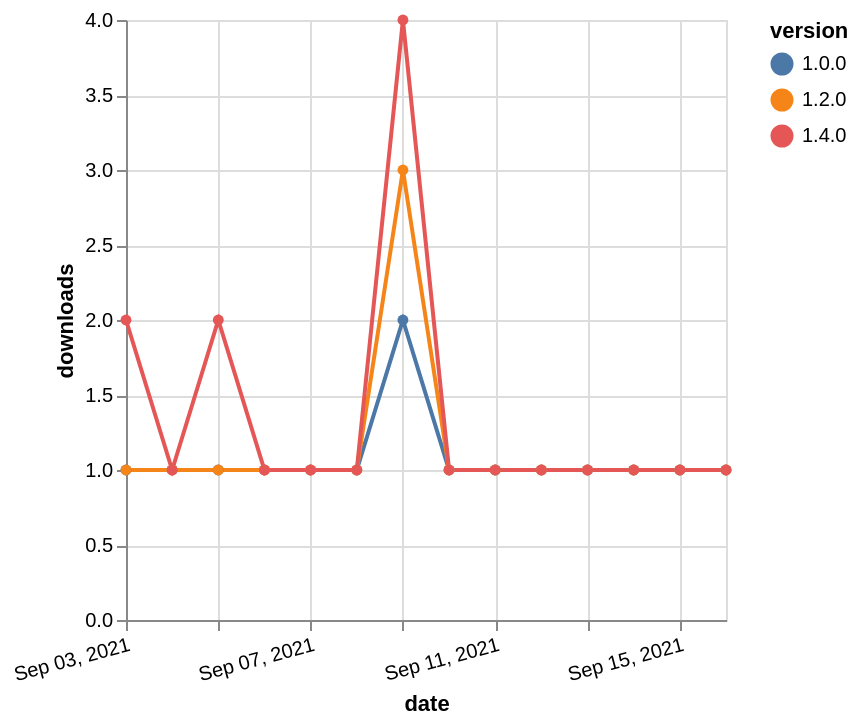

Vega-Lite specification for this chart:
### Vega-Lite specification from a JSON file in a GitHub repository (floating-point values rounded to 4 significant figures)
{"$schema": "https://vega.github.io/schema/vega-lite/v5.json", "description": "A simple bar chart with embedded data.", "data": {"values": [{"date": "2021-09-03", "total": 173, "delta": 1, "version": "1.0.0"}, {"date": "2021-09-04", "total": 174, "delta": 1, "version": "1.0.0"}, {"date": "2021-09-05", "total": 175, "delta": 1, "version": "1.0.0"}, {"date": "2021-09-06", "total": 176, "delta": 1, "version": "1.0.0"}, {"date": "2021-09-07", "total": 177, "delta": 1, "version": "1.0.0"}, {"date": "2021-09-08", "total": 178, "delta": 1, "version": "1.0.0"}, {"date": "2021-09-09", "total": 180, "delta": 2, "version": "1.0.0"}, {"date": "2021-09-10", "total": 181, "delta": 1, "version": "1.0.0"}, {"date": "2021-09-11", "total": 182, "delta": 1, "version": "1.0.0"}, {"date": "2021-09-12", "total": 183, "delta": 1, "version": "1.0.0"}, {"date": "2021-09-13", "total": 184, "delta": 1, "version": "1.0.0"}, {"date": "2021-09-14", "total": 185, "delta": 1, "version": "1.0.0"}, {"date": "2021-09-15", "total": 186, "delta": 1, "version": "1.0.0"}, {"date": "2021-09-16", "total": 187, "delta": 1, "version": "1.0.0"}, {"date": "2021-09-03", "total": 208, "delta": 1, "version": "1.2.0"}, {"date": "2021-09-04", "total": 209, "delta": 1, "version": "1.2.0"}, {"date": "2021-09-05", "total": 210, "delta": 1, "version": "1.2.0"}, {"date": "2021-09-06", "total": 211, "delta": 1, "version": "1.2.0"}, {"date": "2021-09-07", "total": 212, "delta": 1, "version": "1.2.0"}, {"date": "2021-09-08", "total": 213, "delta": 1, "version": "1.2.0"}, {"date": "2021-09-09", "total": 216, "delta": 3, "version": "1.2.0"}, {"date": "2021-09-10", "total": 217, "delta": 1, "version": "1.2.0"}, {"date": "2021-09-11", "total": 218, "delta": 1, "version": "1.2.0"}, {"date": "2021-09-12", "total": 219, "delta": 1, "version": "1.2.0"}, {"date": "2021-09-13", "total": 220, "delta": 1, "version": "1.2.0"}, {"date": "2021-09-14", "total": 221, "delta": 1, "version": "1.2.0"}, {"date": "2021-09-15", "total": 222, "delta": 1, "version": "1.2.0"}, {"date": "2021-09-16", "total": 223, "delta": 1, "version": "1.2.0"}, {"date": "2021-09-03", "total": 131, "delta": 2, "version": "1.4.0"}, {"date": "2021-09-04", "total": 132, "delta": 1, "version": "1.4.0"}, {"date": "2021-09-05", "total": 134, "delta": 2, "version": "1.4.0"}, {"date": "2021-09-06", "total": 135, "delta": 1, "version": "1.4.0"}, {"date": "2021-09-07", "total": 136, "delta": 1, "version": "1.4.0"}, {"date": "2021-09-08", "total": 137, "delta": 1, "version": "1.4.0"}, {"date": "2021-09-09", "total": 141, "delta": 4, "version": "1.4.0"}, {"date": "2021-09-10", "total": 142, "delta": 1, "version": "1.4.0"}, {"date": "2021-09-11", "total": 143, "delta": 1, "version": "1.4.0"}, {"date": "2021-09-12", "total": 144, "delta": 1, "version": "1.4.0"}, {"date": "2021-09-13", "total": 145, "delta": 1, "version": "1.4.0"}, {"date": "2021-09-14", "total": 146, "delta": 1, "version": "1.4.0"}, {"date": "2021-09-15", "total": 147, "delta": 1, "version": "1.4.0"}, {"date": "2021-09-16", "total": 148, "delta": 1, "version": "1.4.0"}]}, "width": "container", "mark": {"type": "line", "point": {"filled": true}}, "encoding": {"x": {"field": "date", "type": "temporal", "timeUnit": "yearmonthdate", "title": "date", "axis": {"labelAngle": -15}}, "y": {"field": "delta", "type": "quantitative", "title": "downloads"}, "color": {"field": "version", "type": "nominal"}, "tooltip": {"field": "delta"}}}
